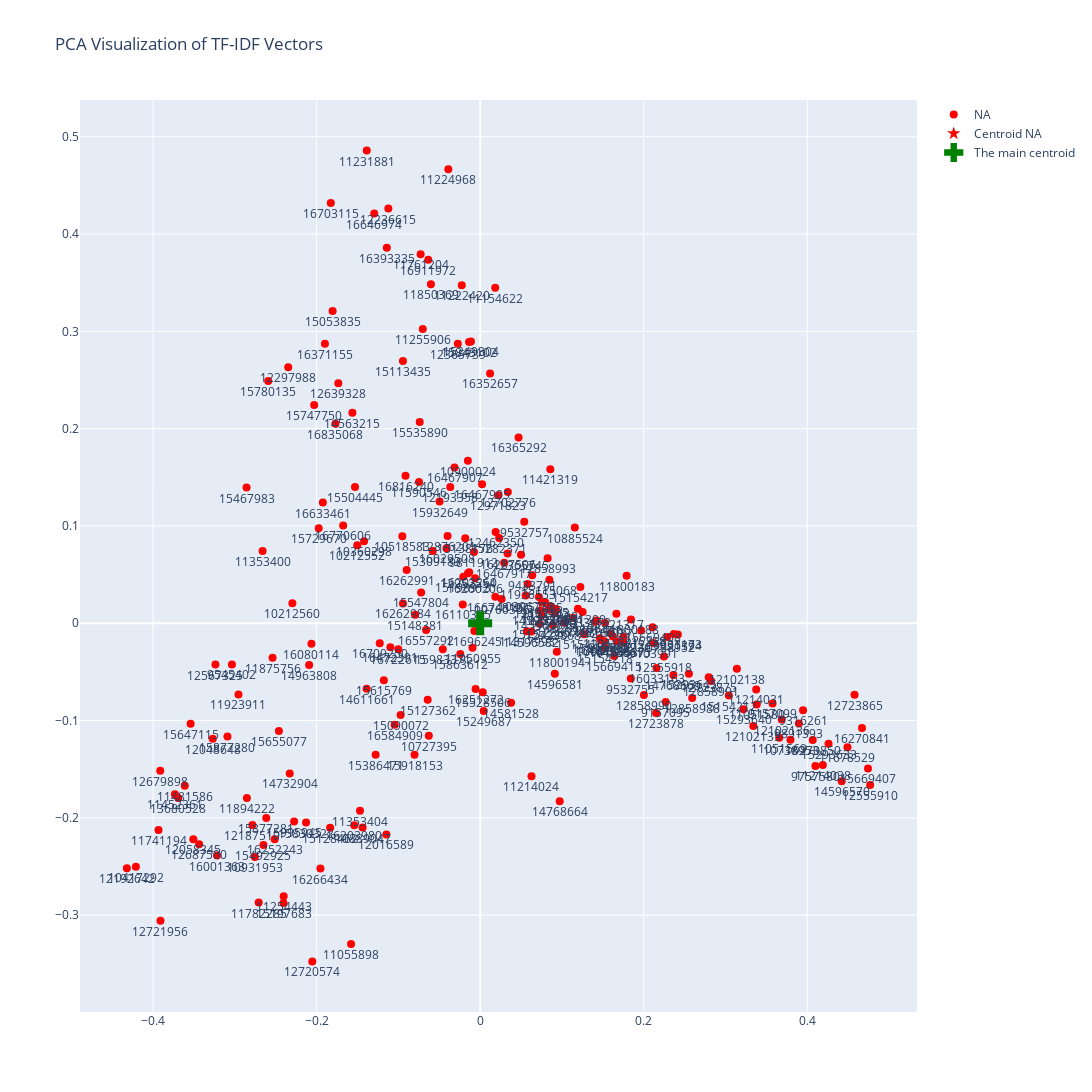

Here is the notebook cell this chart was saved with:
### Markdown cell above
**Visualize the documents on a 2D similarity graph**

Visualize the documents in a 2D graph by reducing the dimensionality of the TF-IDF matrix with PCA. Visualizing TF-IDF data with PCA helps to understand complex, high-dimensional data by projecting it into a more interpretable form. In this analysis, the visualization is an add-on tool to understand the relationships between documents.

### Code cell
LBD_06_visualization.visualize_tfidf_pca_interactive(ids_list, domains_list, tfidf_matrix, transpose = False)

### Figure 1 — Plotly figure (JSON) as saved in the notebook; plotly's stock layout.template omitted (floating-point values rounded to 4 significant figures; data arrays with more than 128 entries replaced by an {"elided": "..."} marker saying what was removed)
{"data": [{"hovertext": {"elided": "214 str values"}, "marker": {"color": "red", "size": 8}, "mode": "markers+text", "name": "NA", "text": {"elided": "214 str values"}, "textposition": "bottom center", "type": "scatter", "x": {"elided": "214 float values"}, "y": {"elided": "214 float values"}}, {"hovertext": "Centroid of NA", "marker": {"color": "red", "size": 10, "symbol": "star"}, "mode": "markers", "name": "Centroid NA", "type": "scatter", "x": [-1.453e-17], "y": [2.594e-17]}, {"hovertext": ["The main centroid"], "marker": {"color": "green", "size": 20, "symbol": "cross"}, "mode": "markers", "name": "The main centroid", "type": "scatter", "x": [-1.485e-17], "y": [3.135e-17]}], "layout": {"height": 1100, "hovermode": "closest", "showlegend": true, "title": {"text": "PCA Visualization of TF-IDF Vectors"}, "width": 1100}}
